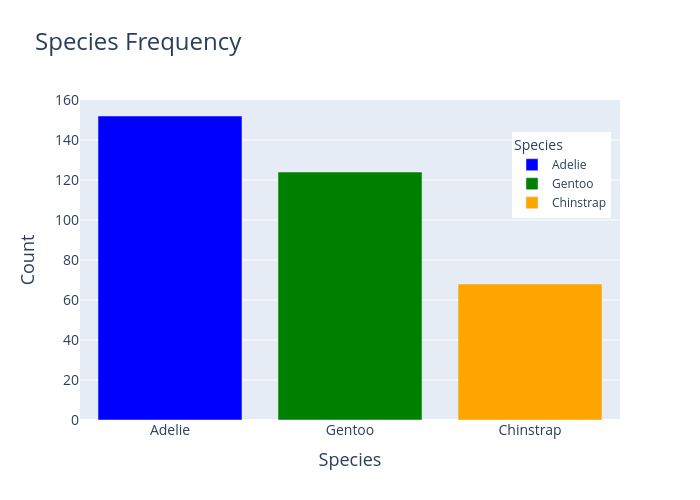

The cell this chart's notebook holds for it:
### Code cell
# Count each species
species_count = data['species'].value_counts().reset_index()

# Rename columns
species_count.columns = ['species', 'count']

# Create bar chart
fig = px.bar(
    species_count,
    x='species',
    y='count',
    labels={
        'species': 'Species',
        'count': 'Count'
    },
    title='Species Frequency',
    color='species',
    color_discrete_map={
        'Adelie': 'blue',
        'Gentoo': 'green',
        'Chinstrap': 'orange'
    }
)

fig.update_layout(
    legend_title='Species',
    legend=dict(
        x=0.8,
        y=0.9
    ),
    title_font_size=24,
    xaxis_title_font_size=18,
    yaxis_title_font_size=18,
    xaxis_tickfont_size=14,
    yaxis_tickfont_size=14,
    width=700,
    height=500
)

fig.show()

### Figure 1 — Plotly figure (JSON) as saved in the notebook; plotly's stock layout.template omitted (floating-point values rounded to 4 significant figures)
{"data": [{"hovertemplate": "Species=%{x}<br>Count=%{y}<extra></extra>", "legendgroup": "Adelie", "marker": {"color": "blue", "pattern": {"shape": ""}}, "name": "Adelie", "orientation": "v", "showlegend": true, "textposition": "auto", "type": "bar", "x": ["Adelie"], "xaxis": "x", "y": [152], "yaxis": "y"}, {"hovertemplate": "Species=%{x}<br>Count=%{y}<extra></extra>", "legendgroup": "Gentoo", "marker": {"color": "green", "pattern": {"shape": ""}}, "name": "Gentoo", "orientation": "v", "showlegend": true, "textposition": "auto", "type": "bar", "x": ["Gentoo"], "xaxis": "x", "y": [124], "yaxis": "y"}, {"hovertemplate": "Species=%{x}<br>Count=%{y}<extra></extra>", "legendgroup": "Chinstrap", "marker": {"color": "orange", "pattern": {"shape": ""}}, "name": "Chinstrap", "orientation": "v", "showlegend": true, "textposition": "auto", "type": "bar", "x": ["Chinstrap"], "xaxis": "x", "y": [68], "yaxis": "y"}], "layout": {"barmode": "relative", "height": 500, "legend": {"title": {"text": "Species"}, "tracegroupgap": 0, "x": 0.8, "y": 0.9}, "title": {"font": {"size": 24}, "text": "Species Frequency"}, "width": 700, "xaxis": {"anchor": "y", "categoryarray": ["Adelie", "Gentoo", "Chinstrap"], "categoryorder": "array", "domain": [0, 1], "tickfont": {"size": 14}, "title": {"font": {"size": 18}, "text": "Species"}}, "yaxis": {"anchor": "x", "domain": [0, 1], "tickfont": {"size": 14}, "title": {"font": {"size": 18}, "text": "Count"}}}}
